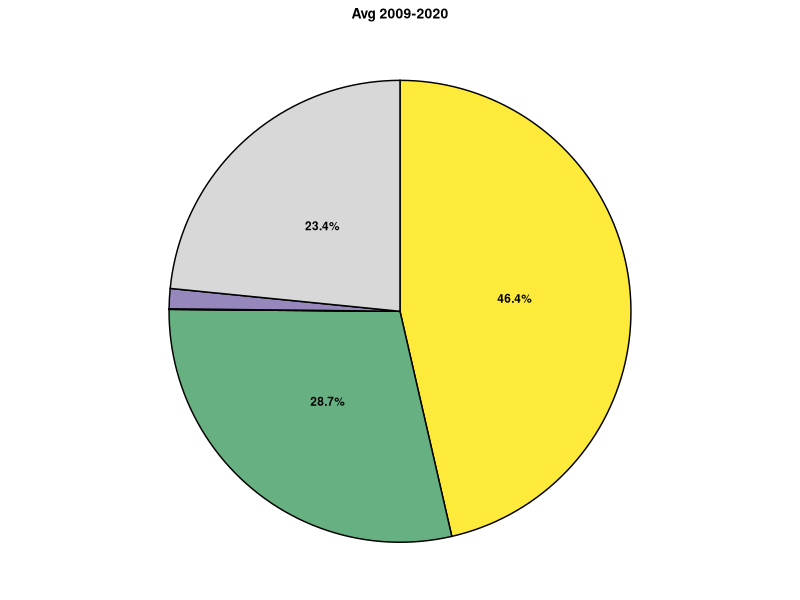
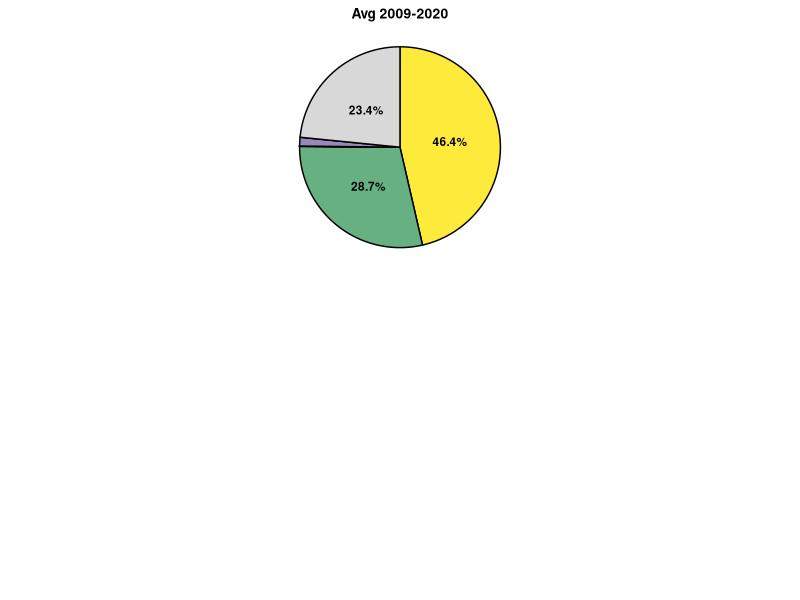
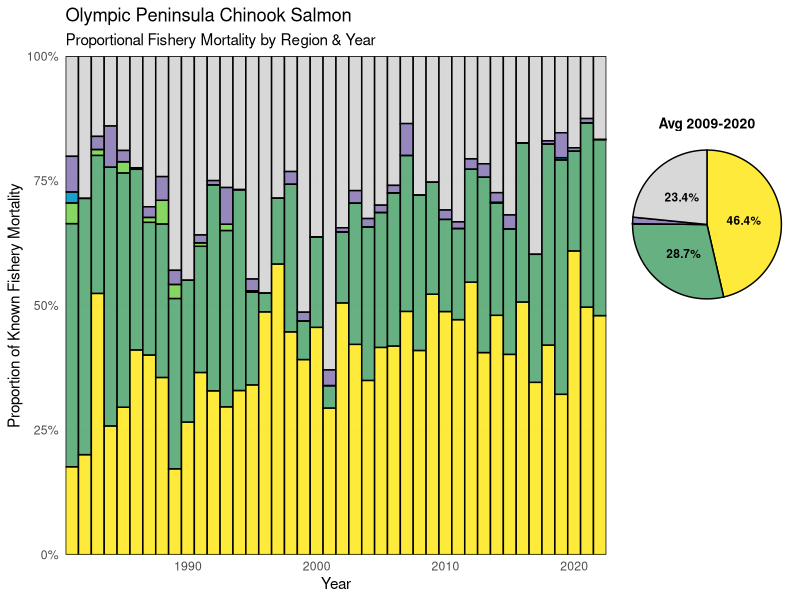
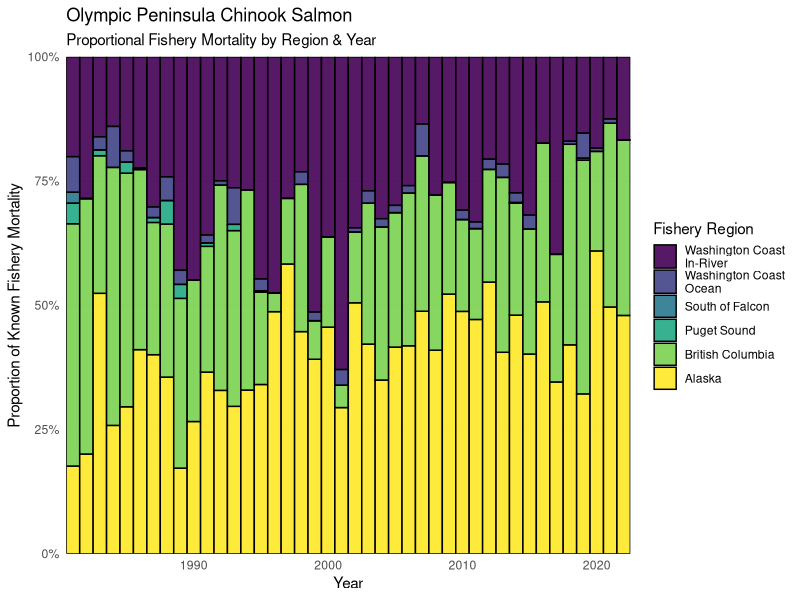
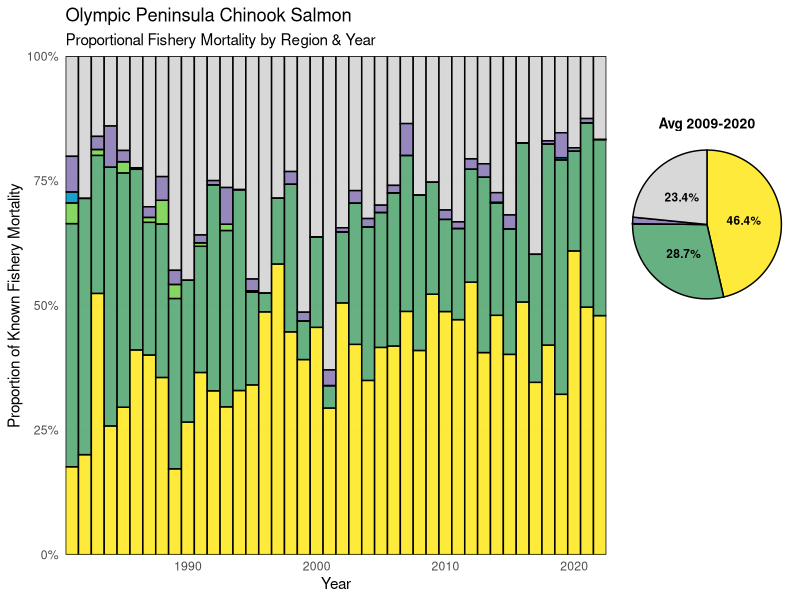
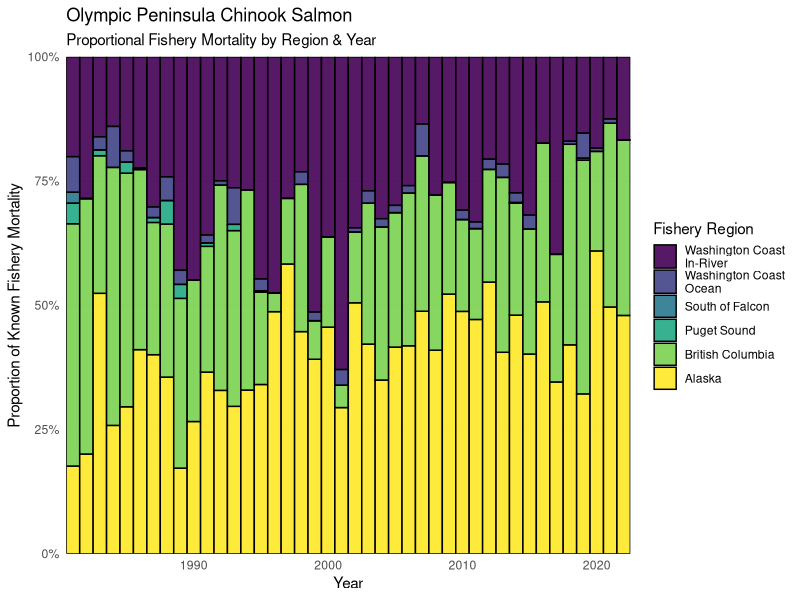

These charts were generated, in order, by the following R code: (Note: this script raises an error after producing the figures.)
library(tidyverse)
library(here)
library(readxl)
library(viridis)
library(cowplot) 

# custom colors =====
custom_pal <- c(
  "Washington Coast\nIn-River" =  "#D3D3D3",  # light gray
  "Washington Coast\nOcean"    =  "#8B7BB5",
  "South of Falcon"           =  "#0096C7",  #"#2A788E",
  "Puget Sound"               =  "#7AD151",
  "British Columbia"          =  "#57A773",
  "Alaska"                    =  "#FDE725"  # viridis purple for Alaska
)

# load ====== 
data <- readxl::read_excel("data/PSTChinookCWT_data_April18_2025.xlsx") %>%
  filter(region == "OP", !year == 2023) # NAs 
 
total_run_df<-data %>%  
  dplyr::select( year,population,region,total_run) %>%
  dplyr::mutate(total_run = as.numeric(total_run))

catch_distributions <- data %>%
  dplyr::select(c(1:39)) %>%
  gather(4:ncol(.), key = "fishery_region", value = "percent_mort") %>%
  filter(!fishery_region %in% c(#"US_is_tot",
                                "stray", 
                               "aabm_tot", 
                                "esc_pct", 
                                "er",  
                               "term_tot"
                                )) %>%
  dplyr::mutate(percent_mort = as.numeric(percent_mort)/100) 

# OP whole ======= 
Oly_Pen_fish <- catch_distributions %>%
  left_join(total_run_df) %>% 
  filter(!is.na(percent_mort )) %>% 
  dplyr::mutate(mortality_numbers = total_run *percent_mort,
                broad_region = case_when(
                  # Alaska
                  str_detect(fishery_region, "^seak") ~ "Alaska",
                  str_detect(fishery_region, "^ak_term")  ~ "Alaska",
                  
                  str_detect(fishery_region, "^US_term")  ~ "Washington Coast\nIn-River",
                  str_detect(fishery_region, "^term_tot")  ~ "Washington Coast\nIn-River",

                   # Canada
                  str_detect(fishery_region, "^can_term")  ~ "British Columbia",
                  str_detect(fishery_region, "^wcvi")     ~ "British Columbia",#"West Coast Vancouver Island",
                  str_detect(fishery_region, "^nbc")      ~ "British Columbia", #"North Coast BC",
                  str_detect(fishery_region, "^sbc")      ~ "British Columbia",
                  
                  # str_detect(fishery_region, "^can_term") ~ "Canada Terminal",
                  
                  # Falcon (US)
                  str_detect(fishery_region, "^sfalc")    ~ "South of Falcon",
                  # str_detect(fishery_region, "^nfalc")    ~ "North of Falcon",
                  
                  fishery_region == "nfalc_s" ~ "Washington Coast\nOcean",
                  fishery_region == "nfalc_t" ~ "Washington Coast\nOcean",
                  fishery_region == "US_is_tot" ~ "Washington Coast\nOcean",

                  # WA     
                  fishery_region == "PS_n" ~ "Puget Sound",
                  fishery_region == "PS_s" ~ "Puget Sound",
                  
                  fishery_region == "wac_n" ~ "Washington Coast\nIn-River",
                  # Other
                  TRUE                                    ~ "Check")) 

uniqueOP<- data.frame(unique(Oly_Pen_fish[c("broad_region","fishery_region")]))

uniqueOP <- uniqueOP %>% 
  arrange(broad_region)
# # 
# test <- Oly_Pen_fish %>%
#   filter(fishery_region %in% c("US_term_n","US_term_s","US_term_t", "term_tot")) %>%
#   dplyr::select(year, population, fishery_region, total_run) %>%
#   spread(fishery_region, total_run) %>%
#   mutate(sum = US_term_n+ US_term_s+US_term_t)


total_FMnumbers <- Oly_Pen_fish %>%
  group_by(year) %>%
  # get annual sum of all fishery mortality from OP for the year
  dplyr::summarise(total_FM_numbers = sum(mortality_numbers))  # want to ask, of all the fish caught that year, what was the relative proportions. Not related to overall runsize. 

OP_plot_df<- Oly_Pen_fish %>% 
  dplyr::select(-c(total_run, percent_mort,fishery_region)) %>%
  ungroup() %>%
  group_by(year, broad_region) %>%
  dplyr::summarise(mort_broad_region = sum(mortality_numbers)) %>% 
  left_join(total_FMnumbers) %>%
  dplyr::mutate(percent_mort = mort_broad_region/total_FM_numbers,
                broad_region = factor(broad_region, levels = c(
                  "Washington Coast\nIn-River",
                  "Washington Coast\nOcean",  
                  "South of Falcon",
                  "Puget Sound",
                  "British Columbia", 
                  "Alaska" 
                  # "British Columbia", 
                  # "Puget Sound",  
                  # "South of Falcon",
                  # "Washington Coast Ocean", 
                  # "Washington Coast In-River"
                )))

# bar and pie ==== 
## 1. Prep pie chart data (last 5 years) ==========
pie_df <- OP_plot_df %>%
  filter(year >2008) %>%
  group_by(broad_region) %>%
  summarise(avg_mort = mean(percent_mort, na.rm = TRUE)) %>%
  ungroup() %>%
  arrange(desc(broad_region)) %>%  # match fill order
  mutate(
    cum_pos = cumsum(avg_mort) - avg_mort / 2,  # midpoint of each slice
    label = paste0(round(avg_mort * 100, 1), "%")  # format as percent
  )

## 2. Build pie chart ==========
OP_pie <- ggplot(pie_df, aes(x = "", y = avg_mort, fill = broad_region)) +
  geom_col(color = "black", alpha = 0.9, width = 1) +
  geom_text(aes(y = cum_pos, 
                label = ifelse(avg_mort >= 0.05, paste0(round(avg_mort * 100, 1), "%"), "") #label = label
                ), 
            size = 3, 
            fontface = "bold",
            color = "black") +
  coord_polar(theta = "y") +
  scale_fill_manual(values = custom_pal) + 
#  scale_fill_viridis_d(drop = FALSE)+#, option = "plasma") +
  labs(title = "Avg 2009-2020") +
  theme_void() +
  theme(
    legend.position = "none",
    plot.title = element_text(size = 10, hjust = 0.5, face = "bold"),
    plot.background = element_blank()
  )

OP_pie

##  3. Main bar chart ==================
OP_FM_stacked <- ggplot(OP_plot_df,
                            aes(x = year,
                                y = percent_mort,
                                fill = broad_region)) +
                       geom_col(color = "black", alpha = 0.9, width = 1) +
                       scale_y_continuous(
                         expand = c(0, 0),
                         name = "Proportion of Known Fishery Mortality",
                         labels = scales::percent_format()
                       ) +
                       scale_x_continuous(
                         name = "Year",
                         expand = c(0, 0)
                       ) +
                      scale_fill_manual(values = custom_pal) + 
                       # scale_fill_viridis_d(drop = FALSE)+#, option = "plasma") +
                       labs(
                         fill = "Fishery Region",
                         title = "Olympic Peninsula Chinook Salmon",
                         subtitle = "Proportional Fishery Mortality by Region & Year"
                       ) +
                       theme_minimal() +
                       theme(
                         panel.grid.minor = element_blank(),
                         panel.spacing = unit(1, "lines"),
                         legend.position = "none")

## 4. Legend =============
legend <- get_legend(ggplot(OP_plot_df,
                        aes(x = year,
                            y = percent_mort,
                            fill = broad_region)) +
  geom_col(color = "black", alpha = 0.9, width = 1) +
  scale_y_continuous(
    expand = c(0, 0),
    name = "Proportion of Known Fishery Mortality",
    labels = scales::percent_format()
  ) +
  scale_x_continuous(
    name = "Year",
    expand = c(0, 0)
  ) +
    scale_fill_manual(values = custom_pal) + 
  # scale_fill_viridis_d(drop = FALSE)+#, option = "plasma") +
  labs(
    fill = "Fishery Region",
    title = "Olympic Peninsula Chinook Salmon",
    subtitle = "Proportional Fishery Mortality by Region & Year"
  ) +
  theme_minimal() +
  theme( 
    legend.box.margin = margin(0, 0, 0, 0),
    legend.margin = margin(0, 0, 0, 0),
    legend.background = element_blank(),  # remove the grey border box
    legend.box.background = element_blank(),
    panel.grid.minor = element_blank(),
    panel.background = element_blank(),
    plot.background = element_blank(),
    panel.spacing = unit(1, "lines"),
    legend.position = c(0.88, 0.3),# 0.35),   # nudge down so it clears the pie inset
     legend.justification = c(1, 0),
    legend.title = element_text(hjust = 0.5, size = 9, 
                                face = "bold"),  # bigger title
    legend.text = element_text(size = 6),                                # bigger text
    legend.key.size = unit(0.5, "cm")                                    # bigger color boxes
  ))

## 4. Save: inset pie into upper right =========== 
rightside <- ggpubr::ggarrange(OP_pie, legend, nrow = 2,
                                heights = c(1, 1.2)) 
rightside

# Add a blank spacer on top to push content down and align pie with bar top
spacer <- ggplot() + theme_void()  # empty plot as top padding

rightside_padded <- ggpubr::ggarrange(spacer, rightside, nrow = 2,
                                      heights = c(0.2, 1))  # adjust 0.3 to move down more

final_plot <- ggpubr::ggarrange(OP_FM_stacked, rightside_padded,
                                ncol = 2,
                                widths = c(3.3, 1))
final_plot
# --- 5. Save as JPEG ---
ggsave(
  filename = "output/plots/OP_FM_stacked.jpeg",
  plot = final_plot,
  width =5,
  height =5,
  dpi = 300,
  units = "in"
)

# old ==========
## stacked bar ======             

OP_FM_stacked <- ggplot(OP_plot_df,
                        aes(x = year,
                            y = percent_mort,
                            fill = broad_region)) +
  geom_col(color = "black",alpha = 0.9, width = 1) +
  scale_y_continuous( 
    expand = c(0, 0),
    name = "Proportion of Known Fishery Mortality",
    labels = scales::percent_format()
  ) +
  scale_x_continuous(
    name = "Year",
    expand = c(0, 0)
  ) +
  labs(fill = "Fishery Region", title = "Olympic Peninsula Chinook Salmon", subtitle= "Proportional Fishery Mortality by Region & Year") +
  theme_minimal() +
  theme(
    panel.grid.minor = element_blank(),
    panel.spacing = unit(1, "lines")
  ) + 
  scale_fill_viridis_d(drop = FALSE)#, option = "plasma")

OP_FM_stacked

ggsave("output/plots/OP_FM_stacked.jpeg", height = 7, width = 7)
 
# aktest <-  catch_distributions %>% 
#   filter(fishery_region %in% c("US_term_s"))
# 
# unique(catch_distributions$fishery_region)
# OP individual runs Broad Label =====
## Run Level Mortality ==== 
OP_individ_run_fish <- catch_distributions %>%
  left_join(total_run_df) %>% 
  dplyr::mutate( mortality_numbers = total_run *percent_mort)
  dplyr::mutate(
    population = case_when(population == "Grays_Harbor_fa" ~ "Grays Harbor Fall",
                           population == "Grays_Harbor_sp" ~ "Grays Harbor Spring",
                           population == "Hoh_fa" ~ "Hoh Fall", 
                           population == "Hoh_sp" ~ "Hoh Spring",
                           population == "Quillayute_fa" ~ "Quillayute Fall",
                           population == "Quillayute_sp" ~ "Quillayute Spring",
                           population == "Queets_fa" ~ "Queets Fall",
                           population == "Queets_sp" ~ "Queets Spring",
                           TRUE ~ "Check"), 
    broad_region = case_when(
      # Alaska
      str_detect(fishery_region, "^seak") ~ "Alaska",
      str_detect(fishery_region, "^ak_term")  ~ "Alaska",
      
      str_detect(fishery_region, "^US_term")  ~ "US Terminal",
      
      # Canada
      str_detect(fishery_region, "^wcvi")     ~ "West Coast Vancouver Island",
      str_detect(fishery_region, "^nbc")      ~ "British Columbia", #"North Coast BC",
      str_detect(fishery_region, "^sbc")      ~ "British Columbia",
      
      # str_detect(fishery_region, "^can_term") ~ "Canada Terminal",
      
      # Falcon (US)
      str_detect(fishery_region, "^sfalc")    ~ "South of Falcon",
      # str_detect(fishery_region, "^nfalc")    ~ "North of Falcon",
     
      fishery_region == "nfalc_s" ~ "North of Falcon",
      fishery_region == "nfalc_t" ~ "North of Falcon",
      
      # WA     
      fishery_region == "PS_n" ~ "Puget Sound",
      fishery_region == "PS_s" ~ "Puget Sound",
      
      fishery_region == "wac_n" ~ "Washington Coast",
      # Other
      TRUE                                    ~ "Check")) %>%
 # filter(!is.na(broad_region)) %>% 
  group_by(year, population, broad_region) %>%
 # filter(!is.na(percent_mort)) %>% 
  dplyr::summarise(sum_mortality_numbers = sum(mortality_numbers))

## Stacked Bar =====
op_pops <- unique(OP_individ_run_fish$population)
plot_list <- list()

for (i in 1:length(op_pops)) {
  name <- op_pops[[i]]
  print(name)
  
  # Filter data for this population
  pop_data <- OP_individ_run_fish %>% 
    filter(population == name) 
  
  # Create all combinations of year and broad_region
  all_combos <- expand.grid(
    year = unique(pop_data$year),
    broad_region = unique(OP_individ_run_fish$broad_region),
    stringsAsFactors = FALSE
  )
  
  # Join with actual data, filling NAs with 0
  plot_data <- all_combos %>%
    left_join(pop_data, by = c("year", "broad_region")) %>%
    mutate(percent_mort = replace_na(percent_mort, 0),
           population = name) %>%
    mutate(broad_region = factor(broad_region, levels = c(
      "Alaska", 
      "North Coast BC", 
      "West Coast Vancouver Island", 
      "South Coast BC",  
      "Puget Sound - Net",  
      "Puget Sound - Sport",  
      "Washington Coast - Net",
      "North of Falcon - Sport", 
      "North of Falcon - Troll", 
      "South of Falcon"
    ))) %>%
    filter(!is.na(broad_region))  %>%
    # Calculate proportion of total mortality for each year
    group_by(year) %>%
    mutate(
      total_mort = sum(percent_mort),
      proportion_mort = if_else(total_mort > 0, percent_mort / total_mort, 0)
    ) %>%
    ungroup() 
  
  plot_list[[i]] <- ggplot(plot_data,
                           aes(x = year,
                               y = proportion_mort,
                               fill = broad_region)) +
    geom_col(color = "black", size = 0.2, alpha = 0.9, width = 1) +
    scale_y_continuous(
      limits = c(0, 1),
      expand = c(0, 0),
      name = "Proportion of Fishery Mortality*",
      labels = scales::percent_format()
    ) +
    scale_x_continuous(
      name = "Year",
      expand = c(0, 0)
    ) +
    labs(fill = "Fishery Region", title = paste0(name), caption = "*Known Fishery Mortality") +
    theme_minimal() +
    theme(
      panel.grid.minor = element_blank(),
      panel.spacing = unit(1, "lines")
    ) + 
    scale_fill_viridis_d(drop = FALSE)
}

for(i in seq_along(plot_list)) {
  name = op_pops[[i]]
  ggsave(paste0("output/plots/OP_Chinook_Population_Stacked_", name, ".jpeg"),
         plot = plot_list[[i]], 
         width = 8, height = 6)
}

## Geom Area =====
op_pops <- unique(OP_individ_run_fish$population)
plot_list <- list()

for (i in 1:length(op_pops)) {
  name <- op_pops[[i]]
  print(name)
  
  # Filter data and complete with all broad_region levels
  plot_data <- OP_individ_run_fish %>% 
    filter(population == name) 
  
  # Create all combinations of year and broad_region
  all_combos <- expand.grid(
    year = unique(pop_data$year),
    broad_region = unique(OP_individ_run_fish$broad_region),
    stringsAsFactors = FALSE
  )
  
  # Join with actual data, filling NAs with 0
  plot_data <- all_combos %>%
    left_join(pop_data, by = c("year", "broad_region")) %>%
    mutate(percent_mort = replace_na(percent_mort, 0),
           population = name) %>%
    dplyr::mutate(broad_region = factor(broad_region, levels = c(
      "Alaska", 
      
      "North Coast BC", 
      
      "West Coast Vancouver Island", 
      
      "South Coast BC",  
      
      "Puget Sound - Net",  
      "Puget Sound - Sport",  
      
      "Washington Coast - Net",
      
      "North of Falcon - Sport", 
      "North of Falcon - Troll", 
      
      "South of Falcon"
    ))) %>%
    filter(!is.na(broad_region))  
  
  plot_list[[i]] <- ggplot(plot_data,
                           aes(x = year,
                               y = percent_mort,
                               group = broad_region,   # preserves original %s
                               fill  = broad_region )) +
    geom_area(color = "black", size = 0.2, alpha = 0.9) +
    # facet_grid(gear~ season) +
    scale_y_continuous(
      limits = c(0, 100),
      expand = c(0, 0),
      name = "Percent of total run (%)"
    ) +
    scale_x_continuous(
      name = "Year",
      expand = c(0, 0)
    ) +
    labs(fill = "Fishery Region", title = paste0(name)) +
    theme_minimal() +
    theme(
      panel.grid.minor = element_blank(),
      panel.spacing = unit(1, "lines")
    ) + 
    scale_fill_viridis_d(drop = FALSE)  # Also important: don't drop unused levels
}

for(i in seq_along(plot_list)) {
  name = op_pops[[i]]
  ggsave(paste0("output/plots/OP_Chinook_IndividPop_Area", name, ".jpeg"),
         plot = plot_list[[i]], 
         width = 8, height = 6)
}



# ## geom area =====
# OP_FM <- ggplot(Oly_Pen_fish %>% filter(!is.na(gear), !gear == "NA", !percent_mort ==0),
#                 aes(x = year,
#                     y = percent_mort,
#                     group = fishery_region,   # preserves original %s
#                     fill  = broad_region )) +
#   geom_area(color = "black", size = 0.2, alpha = 0.9) +
#   facet_grid(gear~ season) +
#   scale_y_continuous(
#     limits = c(0, 100),
#     expand = c(0, 0),
#     name = "Percent of total run (%)"
#   ) +
#   scale_x_continuous(
#     name = "Year",
#     expand = c(0, 0)
#   ) +
#   labs(fill = "Fishery Region", title = "OP Chinook Fishing Mortality") +
#   theme_minimal() +
#   theme(
#     panel.grid.minor = element_blank(),
#     panel.spacing = unit(1, "lines")
#   ) + 
#   scale_fill_viridis_d()
# 
# OP_FM
# ggsave("plots/OP_Chinook_FishingMortality.jpeg", width = 8, height = 6)
# 

# Northern OR Coast ======
N_OR_fish <- catch_distributions %>% 
  filter(region == "OC") %>% 
  # left_join(data %>% select( year,population,region,total_run)) %>%
  left_join(total_run_df) %>% 
  dplyr::mutate(total_run = as.numeric(total_run),
                number_mort = total_run*percent_mort) %>%
  group_by(year, region, fishery_region) %>%
  dplyr::summarise(total_mort = sum(number_mort),
                   total_run = sum(total_run)) %>% 
  dplyr::mutate(percent_mort = total_mort/total_run,
                gear = case_when(
                  str_ends(fishery_region, "_t") ~ "Troll",
                  str_ends(fishery_region, "_n") ~ "Net",
                  str_ends(fishery_region, "_s") ~ "Sport",
                  # fishery_region == "stray"      ~ "stray",
                  TRUE                           ~ "NA"),
                broad_region = case_when(
                  # Alaska
                  str_detect(fishery_region, "^seak")     ~ "Southeast Alaska",
                  str_detect(fishery_region, "^ak_term")  ~ "Alaska Terminal",
                  
                  # Canada
                  str_detect(fishery_region, "^wcvi")     ~ "West Coast Vancouver Island",
                  str_detect(fishery_region, "^nbc")      ~ "North Coast BC",
                  str_detect(fishery_region, "^sbc")      ~ "South Coast BC",
                  str_detect(fishery_region, "^can_term") ~ "Canada Terminal",
                  
                  # South of Falcon (US)
                  str_detect(fishery_region, "^sfalc")    ~ "South of Falcon",
                  str_detect(fishery_region, "^nfalc")    ~ "North of Falcon",
                  str_detect(fishery_region, "^wac")      ~ "Washington Coast",
                  str_detect(fishery_region, "^PS")       ~ "Puget Sound",
                  str_detect(fishery_region, "^US_term")  ~ "US Terminal",
                  
                  # Other
                  fishery_region == "stray"               ~ "Stray",
                  TRUE                                    ~ "NA"))

N_OR_FM <- ggplot(N_OR_fish %>% filter(!is.na(gear), 
                                       !gear == "NA", 
                                       !percent_mort ==0),
                aes(x = year,
                    y = percent_mort,
                    group = fishery_region,   # preserves original %s
                    fill  = broad_region )) +
  geom_area(color = "black", size = 0.2, alpha = 0.9) +
  facet_grid( ~ gear) +
  scale_y_continuous(
    limits = c(0, 100),
    expand = c(0, 0),
    name = "Percent of total run (%)"
  ) +
  scale_x_continuous(
    name = "Year",
    expand = c(0, 0)
  ) +
  labs(fill = "Fishery Region", title = "N OR Chinook Fishing Mortality") +
  theme_minimal() +
  theme(
    panel.grid.minor = element_blank(),
    panel.spacing = unit(1, "lines")
  ) + 
  scale_fill_viridis_d()

N_OR_FM
ggsave("plots/NOR_Chinook_FishingMortality.jpeg", width = 8, height = 6)

# Nisqually ======= 
Nisqually_fish <- catch_distributions %>%
  filter(population == "Nisqually") %>% 
  # filter(population %in% c("Quillayute_fa","Queets_fa","Hoh_fa","Hoh_sp","Queets_sp")) %>% # include Grays harbor
  # dplyr::mutate(season = case_when(str_ends(population, "_fa") ~ "fall",
  #                                  str_ends(population, "_sp") ~ "spring",
  #                                  TRUE ~ "NA")) %>%
  # left_join(data %>% select( year,population,region,total_run)) %>%
  # left_join(total_run_df) %>% 
  # dplyr::mutate(total_run = as.numeric(total_run),
  #               number_mort = total_run*percent_mort) %>%
  # group_by(year, region, season, fishery_region) %>%
  # dplyr::summarise(total_mort = sum(number_mort),
  #                  total_run = sum(total_run)) %>% 
  dplyr::mutate(#percent_mort = total_mort/total_run,
    gear = case_when(
      str_ends(fishery_region, "_t") ~ "Troll",
      str_ends(fishery_region, "_n") ~ "Net",
      str_ends(fishery_region, "_s") ~ "Sport",
      # fishery_region == "stray"      ~ "stray",
      TRUE                           ~ "NA"),
    broad_region = case_when(
      # Alaska
      str_detect(fishery_region, "^seak")     ~ "Southeast Alaska",
      str_detect(fishery_region, "^ak_term")  ~ "Alaska Terminal",
      
      # Canada
      str_detect(fishery_region, "^wcvi")     ~ "West Coast Vancouver Island",
      str_detect(fishery_region, "^nbc")      ~ "North Coast BC",
      str_detect(fishery_region, "^sbc")      ~ "South Coast BC",
      str_detect(fishery_region, "^can_term") ~ "Canada Terminal",
      
      # South of Falcon (US)
      str_detect(fishery_region, "^sfalc")    ~ "South of Falcon",
      str_detect(fishery_region, "^nfalc")    ~ "North of Falcon",
      str_detect(fishery_region, "^wac")      ~ "Washington Coast",
      str_detect(fishery_region, "^PS")       ~ "Puget Sound",
      str_detect(fishery_region, "^US_term")  ~ "US Terminal",
      
      # Other
      fishery_region == "stray"               ~ "Stray",
      TRUE                                    ~ "NA"))


Nisqually_FM <- ggplot(Nisqually_fish %>% filter(!is.na(gear),
                                                 !gear == "NA", 
                                                 !percent_mort ==0),
                       aes(x = year,
                           y = percent_mort,
                           #group = gear#,   # preserves original %s 
                           fill  = fishery_region 
                       )) +
  geom_area(color = "black", size = 0.2, alpha = 0.9) +
  # facet_grid( ~ gear) +
  # scale_y_continuous(
  #   limits = c(0, 100),
  #   expand = c(0, 0),
  #   name = "Percent of total run (%)"
  # ) +
  # scale_x_continuous(
  #   name = "Year",
  #   expand = c(0, 0)
  # ) +
  labs(fill = "Fishery Region", title = "Nisqually Chinook Fishing Mortality") +
  theme_minimal() +
  theme(
    panel.grid.minor = element_blank(),
    panel.spacing = unit(1, "lines")
  ) + 
  scale_fill_viridis_d()

Nisqually_FM
ggsave("plots/Nisqually_Chinook_FishingMortality.jpeg", width = 8, height = 6)



Nisqually_FM <- ggplot(Nisqually_fish %>% filter(!is.na(gear),
                                                 !gear == "NA", 
                                                 !percent_mort ==0),
                       aes(x = year,
                           y = percent_mort,
                           #group = gear#,   # preserves original %s 
                           fill  = broad_region 
                       )) +
  geom_area(color = "black", size = 0.2, alpha = 0.9) +
  facet_grid( ~ gear) +
  # scale_y_continuous(
  #   limits = c(0, 100),
  #   expand = c(0, 0),
  #   name = "Percent of total run (%)"
  # ) +
  # scale_x_continuous(
  #   name = "Year",
  #   expand = c(0, 0)
  # ) +
  labs(fill = "Fishery Region", title = "Nisqually Chinook Fishing Mortality") +
  theme_minimal() +
  theme(
    panel.grid.minor = element_blank(),
    panel.spacing = unit(1, "lines")
  ) + 
  scale_fill_viridis_d()

Nisqually_FM
ggsave("plots/Nisqually_Chinook_FishingMortality_gear.jpeg", width = 8, height = 6)
